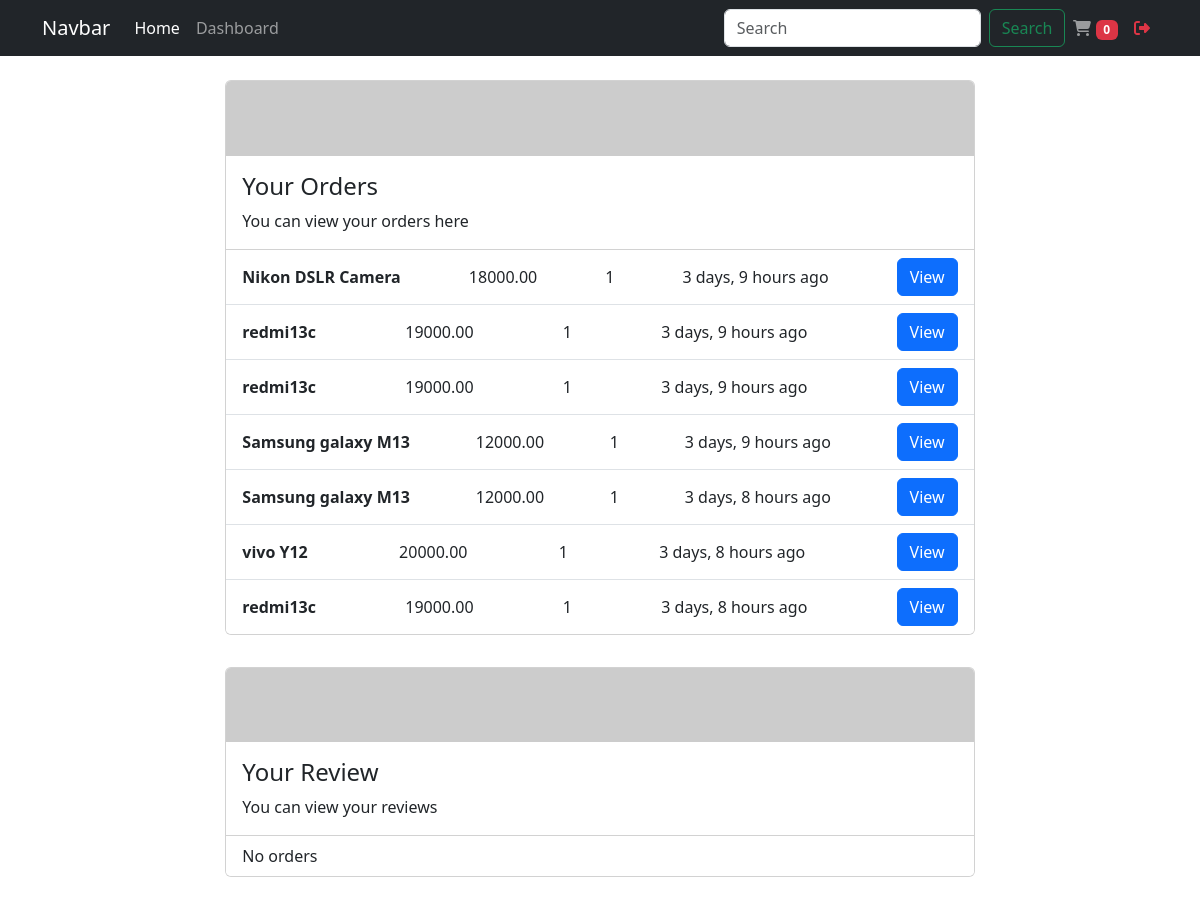
The page /dashboard/customer (signed in) on the database its author committed.
### cart/models.py (models this page shows)
class Order(models.Model):
    user = models.ForeignKey(User, on_delete=models.CASCADE)
    product = models.ForeignKey(Product, on_delete=models.DO_NOTHING)
    quantity = models.PositiveIntegerField(default=1)
    is_paid = models.BooleanField(default=False)
    is_delivered = models.BooleanField(default=False)
    address = models.TextField()
    ordered_at = models.DateTimeField(auto_now_add=True)

### product/models.py (models this page shows, shortened)
class Product(models.Model):
    title = models.CharField(max_length = 150, help_text="Enter product name")
    price = models.DecimalField(max_digits=8, decimal_places=2)
    description = models.TextField(help_text="Enter product description")
    image = models.ImageField(upload_to="product")
    slug = models.SlugField(max_length = 50, blank=True)
    category = models.ForeignKey(Category, on_delete=models.CASCADE)
    seller = models.ForeignKey(User, on_delete=models.CASCADE)
    brand = models.CharField(max_length = 100)
    created_at = models.DateTimeField(auto_now_add=True)
    def __str__(self):
        return self.title

### main/views.py (the view)
# urls.py: path('dashboard/customer', mv.customer_dashboard_view, name='cdashboard'),
@login_required
def customer_dashboard_view(request):
    orders = Order.objects.filter(user=request.user)
    reviews = Review.objects.filter(customer=request.user)
    return render(request, 'accounts/customer/dashboard.html', {'orders': orders, 'reviews': reviews})

### cart/templatetags/cart.py (called while the page is built)
@register.simple_tag(takes_context=True)
def cart_count(context):
    request = context['request']
    if request.user.is_authenticated:
        cart = Cart.objects.filter(user=request.user).first()
        if cart:
            return cart.cartitem_set.count()
    return 0

### templates/accounts/customer/dashboard.html (shortened to what this page needs)
{% extends 'layout/base.html' %}
{% load humanize %}
{% block content %}
<div class="container-fluid">
    <div class="row my-3 mx-2">
        <div class="col-md-8 mx-auto my-2">
            <div class="card">
                <img class="card-img-top" src="https://picsum.photos/500/50" alt="Card image cap">
                <div class="card-body">
                    <h4 class="card-title">Your Orders</h4>
                    <p class="card-text">
                        You can view your orders here
                    </p>
                </div>
                <ul class="list-group list-group-flush">
                    {% for order in orders %}
                    <li class="list-group-item">
                        <div class="d-flex justify-content-between align-items-center">
                            <span>
                                <b>
                                    {{order.product}}
                                </b>
                            </span>
                            <span class="ml-auto">
                                {{order.product.price}}
                            </span>
                            <span>
                                {{order.quantity}}
                            </span>
                            <span>
                                {{order.ordered_at|naturaltime }}
                            </span>
                            <a href="#" class="btn btn-primary">View</a>
                        </div>
                    </li>
                    {% empty %}
                    <li class="list-group-item">No orders</li>
                    {% endfor %}
                </ul>
            </div>
        </div>
    </div>
    <div class="row my-3 mx-2">
        <div class="col-md-8 mx-auto my-2">
            <div class="card">
                <img class="card-img-top" src="https://picsum.photos/500/50" alt="Card image cap">
                <div class="card-body">
                    <h4 class="card-title">Your Review</h4>
                    <p class="card-text">
                        You can view your reviews
                    </p>
                </div>
                <ul class="list-group list-group-flush">
                    {% for review in reviews %}
                    <li class="list-group-item">
                        <div class="d-flex justify-content-start align-items-center">
                            <span>
                                <b>
                                    <a href="{% url 'detail' review.product.id %}" class="nav-link">
                                        {{review.product}}
                                    </a>
                                </b>
                            </span>
                            <span class="ms-3">
                                {{review.content}}
                            </span>
                            <a href="#" class="btn btn-danger ms-auto">Delete</a>
                        </div>
                    </li>
                    {% empty %}
                    <li class="list-group-item">No orders</li>
                    {% endfor %}
                </ul>
            </div>
        </div>
    </div>
</div>
{% endblock %}

### rows shown on the page
Order: product "Nikon DSLR Camera", product.price "18000.00", quantity "1", ordered_at "3 days, 9 hours ago"
Order: product "redmi13c", product.price "19000.00", quantity "1", ordered_at "3 days, 9 hours ago"
Order: product "redmi13c", product.price "19000.00", quantity "1", ordered_at "3 days, 9 hours ago"
Order: product "Samsung galaxy M13", product.price "12000.00", quantity "1", ordered_at "3 days, 9 hours ago"
Order: product "Samsung galaxy M13", product.price "12000.00", quantity "1", ordered_at "3 days, 8 hours ago"
Order: product "vivo Y12", product.price "20000.00", quantity "1", ordered_at "3 days, 8 hours ago"
Order: product "redmi13c", product.price "19000.00", quantity "1", ordered_at "3 days, 8 hours ago"

### other values the page prints
{{ cart_items }} "0"
